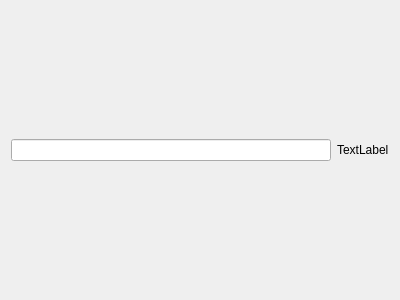
<?xml version="1.0" encoding="UTF-8"?>
<ui version="4.0">
 <class>MyForm</class>
 <widget class="QWidget" name="MyForm">
  <property name="geometry">
   <rect>
    <x>0</x>
    <y>0</y>
    <width>400</width>
    <height>300</height>
   </rect>
  </property>
  <property name="windowTitle">
   <string>Form</string>
  </property>
  <layout class="QVBoxLayout" name="verticalLayout_7">
   <item>
    <layout class="QHBoxLayout" name="horizontalLayout">
     <item>
      <widget class="MyQLineEdit" name="lineEdit"/>
     </item>
     <item>
      <widget class="QLabel" name="label">
       <property name="text">
        <string>TextLabel</string>
       </property>
      </widget>
     </item>
    </layout>
   </item>
  </layout>
 </widget>
 <customwidgets>
  <customwidget>
   <class>MyQLineEdit</class>
   <extends>QLineEdit</extends>
   <header>MyQLineEdit.h</header>
   <slots>
    <signal>sendReturnText(QString)</signal>
    <slot>SelfCaptureReturn()</slot>
   </slots>
  </customwidget>
 </customwidgets>
 <resources/>
 <connections>
  <connection>
   <sender>lineEdit</sender>
   <signal>sendReturnText(QString)</signal>
   <receiver>label</receiver>
   <slot>setText(QString)</slot>
   <hints>
    <hint type="sourcelabel">
     <x>192</x>
     <y>142</y>
    </hint>
    <hint type="destinationlabel">
     <x>367</x>
     <y>152</y>
    </hint>
   </hints>
  </connection>
  <connection>
   <sender>lineEdit</sender>
   <signal>returnPressed()</signal>
   <receiver>lineEdit</receiver>
   <slot>SelfCaptureReturn()</slot>
   <hints>
    <hint type="sourcelabel">
     <x>111</x>
     <y>148</y>
    </hint>
    <hint type="destinationlabel">
     <x>175</x>
     <y>143</y>
    </hint>
   </hints>
  </connection>
 </connections>
</ui>
